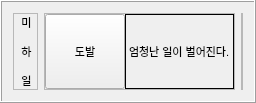
                      <widget class="QFrame" name="Frame_Class1">
                       <property name="enabled">
                        <bool>true</bool>
                       </property>
                       <property name="maximumSize">
                        <size>
                         <width>16777215</width>
                         <height>16777215</height>
                        </size>
                       </property>
                       <property name="frameShape">
                        <enum>QFrame::Box</enum>
                       </property>
                       <property name="frameShadow">
                        <enum>QFrame::Raised</enum>
                       </property>
                       <layout class="QHBoxLayout" name="horizontalLayout_7">
                        <item>
                         <widget class="QFrame" name="Frame_Class1_Name">
                          <property name="maximumSize">
                           <size>
                            <width>25</width>
                            <height>16777215</height>
                           </size>
                          </property>
                          <property name="frameShape">
                           <enum>QFrame::StyledPanel</enum>
                          </property>
                          <property name="frameShadow">
                           <enum>QFrame::Raised</enum>
                          </property>
                          <layout class="QGridLayout" name="gridLayout_36">
                           <property name="leftMargin">
                            <number>0</number>
                           </property>
                           <property name="topMargin">
                            <number>0</number>
                           </property>
                           <property name="rightMargin">
                            <number>0</number>
                           </property>
                           <property name="bottomMargin">
                            <number>0</number>
                           </property>
                           <property name="spacing">
                            <number>0</number>
                           </property>
                           <item row="0" column="0">
                            <widget class="QLabel" name="Class1_Name_Label">
                             <property name="minimumSize">
                              <size>
                               <width>25</width>
                               <height>0</height>
                              </size>
                             </property>
                             <property name="text">
                              <string>&lt;html&gt;&lt;head/&gt;&lt;body&gt;&lt;p align=&quot;center&quot;&gt;&lt;span style=&quot; font-size:8pt;&quot;&gt;미&lt;/span&gt;&lt;/p&gt;&lt;p align=&quot;center&quot;&gt;&lt;span style=&quot; font-size:8pt;&quot;&gt;하&lt;/span&gt;&lt;/p&gt;&lt;p align=&quot;center&quot;&gt;&lt;span style=&quot; font-size:8pt;&quot;&gt;일&lt;/span&gt;&lt;/p&gt;&lt;/body&gt;&lt;/html&gt;</string>
                             </property>
                            </widget>
                           </item>
                          </layout>
                         </widget>
                        </item>
                        <item>
                         <widget class="QFrame" name="Frame_Class1_Skill2">
                          <property name="maximumSize">
                           <size>
                            <width>16777215</width>
                            <height>16777215</height>
                           </size>
                          </property>
                          <property name="frameShape">
                           <enum>QFrame::StyledPanel</enum>
                          </property>
                          <property name="frameShadow">
                           <enum>QFrame::Raised</enum>
                          </property>
                          <layout class="QGridLayout" name="gridLayout_64">
                           <property name="leftMargin">
                            <number>0</number>
                           </property>
                           <property name="topMargin">
                            <number>0</number>
                           </property>
                           <property name="rightMargin">
                            <number>0</number>
                           </property>
                           <property name="bottomMargin">
                            <number>0</number>
                           </property>
                           <property name="spacing">
                            <number>0</number>
                           </property>
                           <item row="0" column="0">
                            <widget class="QPushButton" name="Class1_Skill1_Btn">
                             <property name="sizePolicy">
                              <sizepolicy hsizetype="Minimum" vsizetype="Preferred">
                               <horstretch>0</horstretch>
                               <verstretch>0</verstretch>
                              </sizepolicy>
                             </property>
                             <property name="maximumSize">
                              <size>
                               <width>100</width>
                               <height>16777215</height>
                              </size>
                             </property>
                             <property name="font">
                              <font>
                               <family>Arial</family>
                               <pointsize>8</pointsize>
                               <weight>50</weight>
                               <italic>false</italic>
                               <bold>false</bold>
                              </font>
                             </property>
                             <property name="styleSheet">
                              <string notr="true">font: 8pt &quot;Arial&quot;;힐</string>
                             </property>
                             <property name="text">
                              <string>도발</string>
                             </property>
                             <property name="checkable">
                              <bool>false</bool>
                             </property>
                             <property name="checked">
                              <bool>false</bool>
                             </property>
                            </widget>
                           </item>
                           <item row="0" column="1">
                            <widget class="QLabel" name="Class1_Skill1_Label">
                             <property name="font">
                              <font>
                               <pointsize>8</pointsize>
                              </font>
                             </property>
                             <property name="frameShape">
                              <enum>QFrame::Box</enum>
                             </property>
                             <property name="text">
                              <string>&lt;html&gt;&lt;head/&gt;&lt;body&gt;&lt;p&gt;엄청난 일이 벌어진다.&lt;/p&gt;&lt;/body&gt;&lt;/html&gt;</string>
                             </property>
                            </widget>
                           </item>
                          </layout>
                         </widget>
                        </item>
                        <item>
                         <widget class="QFrame" name="Frame_Class1_Skill1">
                          <property name="enabled">
                           <bool>true</bool>
                          </property>
                          <property name="frameShape">
                           <enum>QFrame::StyledPanel</enum>
                          </property>
                          <property name="frameShadow">
                           <enum>QFrame::Raised</enum>
                          </property>
                          <layout class="QGridLayout" name="gridLayout_35">
                           <property name="leftMargin">
                            <number>0</number>
                           </property>
                           <property name="topMargin">
                            <number>0</number>
                           </property>
                           <property name="rightMargin">
                            <number>0</number>
                           </property>
                           <property name="bottomMargin">
                            <number>0</number>
                           </property>
                           <property name="spacing">
                            <number>0</number>
                           </property>
                          </layout>
                         </widget>
                        </item>
                       </layout>
                      </widget>
